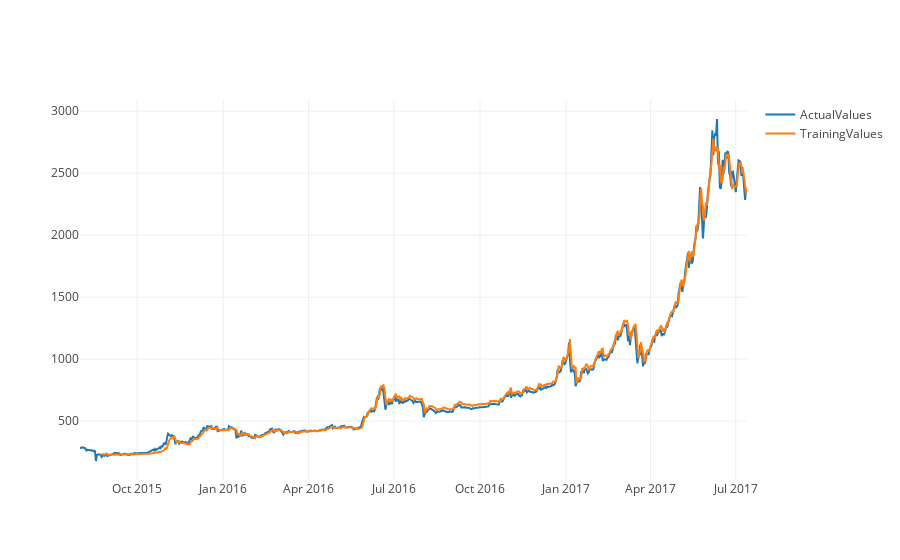

Notebook code cell kept with this figure:
### Code cell
import plotly as py
import plotly.graph_objs as go
from plotly.offline import init_notebook_mode, iplot

init_notebook_mode(connected=True)

Actual = pd.DataFrame(prices, columns=["close"], index=all_df.index).close
Training = pd.DataFrame(trainPredictPlot, columns=["close"], index=all_df.index).close
pred = pd.DataFrame(trainPredictPlot, columns=["close"], index=all_df.index).close

ActualValues = go.Scatter( x = data.date, y = Actual, name = 'ActualValues')
TrainingValues = go.Scatter( x = data.date, y = Training, name = 'TrainingValues')

iplot([ActualValues,TrainingValues])

### Figure 1 — Plotly figure (JSON) as saved in the notebook; plotly's stock layout.template omitted (floating-point values rounded to 4 significant figures; data arrays with more than 128 entries replaced by an {"elided": "..."} marker saying what was removed)
{"data": [{"name": "ActualValues", "type": "scatter", "x": {"elided": "713 str values"}, "y": {"elided": "713 float values"}}, {"name": "TrainingValues", "type": "scatter", "x": {"elided": "713 str values"}, "y": {"elided": "713 float values"}}], "layout": {}}
